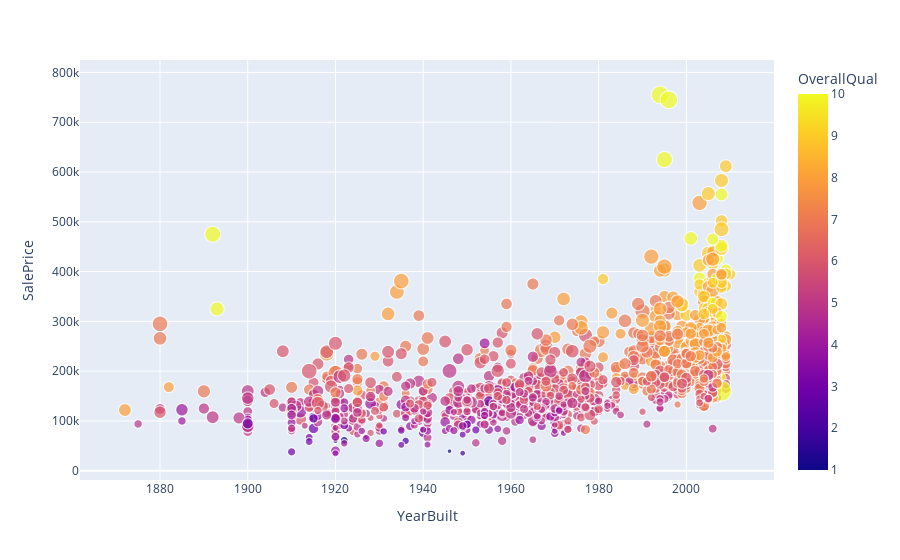

Notebook code cell kept with this figure:
### Code cell
fig = px.scatter(data_frame=df, x='YearBuilt', y='SalePrice', color='OverallQual'
                 , hover_data=['KitchenQual','Neighborhood']
                 , size='GrLivArea')
fig.show()

### Figure 1 — Plotly figure (JSON) as saved in the notebook; plotly's stock layout.template omitted (floating-point values rounded to 4 significant figures; data arrays with more than 128 entries replaced by an {"elided": "..."} marker saying what was removed)
{"data": [{"customdata": {"elided": "1460x2 str values"}, "hovertemplate": "YearBuilt=%{x}<br>SalePrice=%{y}<br>GrLivArea=%{marker.size}<br>KitchenQual=%{customdata[0]}<br>Neighborhood=%{customdata[1]}<br>OverallQual=%{marker.color}<extra></extra>", "legendgroup": "", "marker": {"color": {"elided": "1460 int values"}, "coloraxis": "coloraxis", "size": {"elided": "1460 int values"}, "sizemode": "area", "sizeref": 14.11, "symbol": "circle"}, "mode": "markers", "name": "", "showlegend": false, "type": "scattergl", "x": {"elided": "1460 int values"}, "xaxis": "x", "y": {"elided": "1460 int values"}, "yaxis": "y"}], "layout": {"coloraxis": {"colorbar": {"title": {"text": "OverallQual"}}, "colorscale": [[0, "#0d0887"], [0.1111, "#46039f"], [0.2222, "#7201a8"], [0.3333, "#9c179e"], [0.4444, "#bd3786"], [0.5556, "#d8576b"], [0.6667, "#ed7953"], [0.7778, "#fb9f3a"], [0.8889, "#fdca26"], [1, "#f0f921"]]}, "legend": {"itemsizing": "constant", "tracegroupgap": 0}, "margin": {"t": 60}, "xaxis": {"anchor": "y", "domain": [0, 1], "title": {"text": "YearBuilt"}}, "yaxis": {"anchor": "x", "domain": [0, 1], "title": {"text": "SalePrice"}}}}
